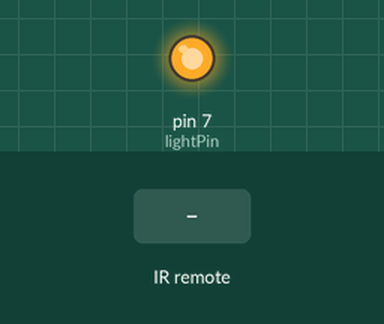
Recording of a sketch running on a simulated Arduino Uno, built with avr-gcc and run on an emulated ATmega328P. On the bench: output pins drawn as LEDs (lit = HIGH). Inputs (shaded band) come from the test bench.

Above: at 1.2 s.
1.3 s: infrared code 0xFFA25D received
At 1.7 s:
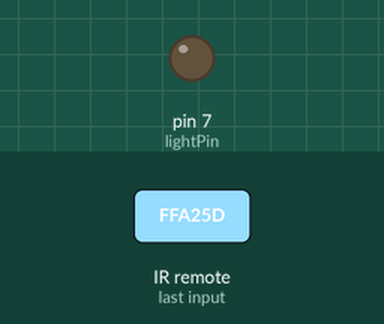
Timing chart, 0 to 4.3 s (numbered marks = the images above; inputs shaded):
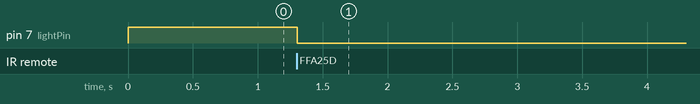

The sketch:

lighttimer2.ino
```cpp
#include <IRremote.h>

int ledPins[] = {7};
int lightPin = 7;
int reciever = 11;
int setting;

unsigned long hourToMillis = 3600000;
unsigned long mils;

IRrecv irrecv(reciever);     // create instance of 'irrecv'
decode_results results;      // create instance of 'decode_results'


void setup() {
  // put your setup code here, to run once:
  Serial.println("IR Receiver Button Decode");
   pinMode(lightPin, OUTPUT);
   digitalWrite(lightPin, HIGH);

    //reciever enabled
   irrecv.enableIRIn();

   mils = millis() + hourToMillis;
   setting = 1;
}

void loop() {

  // put your main code here, to run repeatedly:

   if (irrecv.decode(&results)) // have we received an IR signal?
  {
    readIRInput();
    irrecv.resume(); // receive the next value
  }


checkSettings();
delay(100);


}

void checkSettings(){
  if(setting == 0){
    turnOffPin();
  }else if(setting == 1){
    turnOnPin();
  }else if(setting == 2){

    unsigned long current = millis();
    if(mils <= current){
      turnOffPin();
    }else{
      turnOnPin();


    }


  }


}

void readIRInput(){

int n = 0;
 switch(results.value)
  {
  case 0xFFA25D:{

    setting = setting >= 1 ? 0 : 1;
    mils = millis();
  }
  return;
  case 0xFFE21D: break;
  case 0xFF629D: break;
  case 0xFF22DD: break;
  case 0xFF02FD: break;
  case 0xFFC23D: break;
  case 0xFFE01F: break;
  case 0xFFA857: break;
  case 0xFF906F: break;
  case 0xFF9867: break;
  case 0xFFB04F: break;
  case 0xFF6897: break;
  case 0xFF30CF: n = 1; break;
  case 0xFF18E7: n = 2; break;
  case 0xFF7A85: n = 3; break;
  case 0xFF10EF: n = 4; break;
  case 0xFF38C7: n = 5; break;
  case 0xFF5AA5: n = 6; break;
  case 0xFF42BD: n = 7; break;
  case 0xFF4AB5: n = 8; break;
  case 0xFF52AD: n = 9; break;
  case 0xFFFFFFFF: break;
  default:
    return;

}

if(mils > millis()){
  unsigned long t = n * hourToMillis;
  mils += t;


}else{
  mils = millis() + n * hourToMillis;
}

setting = 2;


}

void turnOnPin(){
  int val = digitalRead(lightPin);
  if(val == LOW){
    digitalWrite(lightPin, HIGH);

  }

}

void turnOffPin(){
   int val = digitalRead(lightPin);
    if(val == HIGH){
    digitalWrite(lightPin, LOW);

  }


}
```

Measured:
- after the input at 1.3 s, pin 7 (lightPin): HIGH → LOW at once
